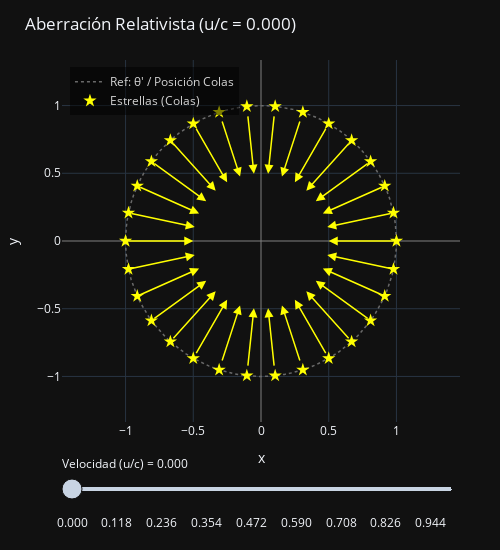

Write notebook code for a chart like this one.
### Code cell
import plotly.graph_objects as go
import numpy as np

# Constantes
N_ARROWS = 30
c = 1.0  # Velocidad de la luz (normalizada a 1)
ARROW_LENGTH = 0.5 # Longitud de la flecha
ARROW_COLOR = "yellow"
STAR_SIZE = 10

# Ángulos θ' (en el sistema en reposo S') distribuidos uniformemente
theta_prime_values = np.linspace(0, 2 * np.pi, N_ARROWS, endpoint=False)

# --- Funciones auxiliares ---
def calculate_gamma(u_val, c_val=1.0):
    beta_sq = (u_val / c_val)**2
    if beta_sq >= 1.0:
        return np.inf
    return 1.0 / np.sqrt(1.0 - beta_sq)

def calculate_aberrated_theta(theta_prime, u_val, gamma_val, c_val=1.0):
    numerator = c_val * np.sin(theta_prime)
    denominator = gamma_val * (c_val * np.cos(theta_prime) + u_val)
    if denominator == 0:
        if numerator == 0:
            return theta_prime
        return np.sign(numerator) * np.pi / 2
    theta_observed = np.arctan2(numerator, denominator)
    return theta_observed

# --- Crear la figura ---
fig = go.Figure()

# 1. Añadir el círculo unitario de referencia (para θ' y colas de flechas)
theta_circle = np.linspace(0, 2 * np.pi, 100)
x_circle = np.cos(theta_circle)
y_circle = np.sin(theta_circle)
fig.add_trace(go.Scatter(
    x=x_circle,
    y=y_circle,
    mode='lines',
    name="Ref: θ' / Posición Colas", # Etiqueta actualizada
    line=dict(color='dimgray', dash='dot', width=1.5)
))

# 2. Añadir una traza para las estrellas en las colas de las flechas
# Esta traza se actualizará dinámicamente.
fig.add_trace(go.Scatter(
    x=[], y=[],
    mode='markers',
    marker=dict(symbol='star', size=STAR_SIZE, color=ARROW_COLOR),
    name='Estrellas (Colas)' # Etiqueta actualizada
))

# 3. Preparar el slider y las actualizaciones
beta_values = np.linspace(0, 0.995, 60)
sliders = [
    dict(
        active=0,
        currentvalue={"prefix": "Velocidad (u/c) = ", "font": {"size": 12}},
        pad={"t": 30, "b":10},
        steps=[]
    )
]

# Calcular datos iniciales (para beta=0) para las estrellas y anotaciones
initial_beta = beta_values[0]
initial_u = initial_beta * c
initial_gamma = calculate_gamma(initial_u, c)
initial_star_x = []
initial_star_y = []
initial_annotations = []

for tp_val in theta_prime_values:
    theta_o = calculate_aberrated_theta(tp_val, initial_u, initial_gamma, c)
    
    # La cola de la flecha (y estrella) está en el círculo unitario
    tail_x_unit = np.cos(theta_o)
    tail_y_unit = np.sin(theta_o)
    
    initial_star_x.append(tail_x_unit)
    initial_star_y.append(tail_y_unit)
    
    # La cabeza de la flecha está a una distancia ARROW_LENGTH de la cola, hacia el origen.
    # El vector unitario desde la cola hacia el origen es (-cos(theta_o), -sin(theta_o))
    # La posición de la cabeza es: (cola) - ARROW_LENGTH * (vector_unitario_desde_cola_a_origen)
    # que es equivalente a: (cola) + ARROW_LENGTH * (vector_unitario_desde_origen_a_cola)
    # o más simple: la cabeza está en (1 - ARROW_LENGTH) * (cos(theta_o), sin(theta_o))
    head_x = (1.0 - ARROW_LENGTH) * tail_x_unit
    head_y = (1.0 - ARROW_LENGTH) * tail_y_unit
    
    initial_annotations.append(
        dict(
            x=head_x, y=head_y,        # Cabeza de la flecha
            ax=tail_x_unit, ay=tail_y_unit, # Cola de la flecha
            xref='x', yref='y',
            axref='x', ayref='y',
            showarrow=True,
            arrowhead=2,
            arrowsize=1.2,
            arrowwidth=1.5,
            arrowcolor=ARROW_COLOR
        )
    )

fig.data[1].x = initial_star_x
fig.data[1].y = initial_star_y

# Generar los pasos del slider
for beta in beta_values:
    u_current = beta * c
    gamma_current = calculate_gamma(u_current, c)
    
    current_arrow_annotations_list = []
    current_star_x_list = []
    current_star_y_list = []

    for tp_val in theta_prime_values:
        theta_o = calculate_aberrated_theta(tp_val, u_current, gamma_current, c)
        
        # Cola de la flecha (y estrella) en el círculo unitario
        tail_x_unit = np.cos(theta_o)
        tail_y_unit = np.sin(theta_o)
        
        current_star_x_list.append(tail_x_unit)
        current_star_y_list.append(tail_y_unit)
        
        # Cabeza de la flecha a una distancia ARROW_LENGTH de la cola, hacia el origen
        head_x = (1.0 - ARROW_LENGTH) * tail_x_unit
        head_y = (1.0 - ARROW_LENGTH) * tail_y_unit
        
        current_arrow_annotations_list.append(
            dict(
                x=head_x, y=head_y,
                ax=tail_x_unit, ay=tail_y_unit,
                xref='x', yref='y',
                axref='x', ayref='y',
                showarrow=True,
                arrowhead=2,
                arrowsize=1.2,
                arrowwidth=1.5,
                arrowcolor=ARROW_COLOR
            )
        )
    
    slider_step = dict(
        method="update",
        args=[
            {"x": [None, current_star_x_list],
             "y": [None, current_star_y_list]},
            {
                "annotations": current_arrow_annotations_list,
                "title": f"Aberración Relativista (u/c = {beta:.3f})"
            }
        ],
        label=f"{beta:.3f}"
    )
    sliders[0]["steps"].append(slider_step)

# 4. Configuración del layout del gráfico
fig.update_layout(
    template="plotly_dark",
    title=f"Aberración Relativista (u/c = {beta_values[0]:.3f})",
    xaxis_title="x",
    yaxis_title="y",
    xaxis=dict(range=[-1.2, 1.2], zeroline=True, zerolinewidth=1, zerolinecolor='gray'), # Rango un poco mayor que 1
    yaxis=dict(range=[-1.2, 1.2], zeroline=True, zerolinewidth=1, zerolinecolor='gray', scaleanchor="x", scaleratio=1),
    width=500,
    height=550,
    sliders=sliders,
    annotations=initial_annotations,
    showlegend=True,
    legend=dict(
        yanchor="top", y=0.98,
        xanchor="left", x=0.02,
        bgcolor="rgba(0,0,0,0.5)",
        bordercolor="gray",
        font=dict(color="lightgray") # Color del texto de la leyenda
    ),
    margin=dict(l=40, r=40, t=60, b=40)
)

# --- Mostrar la figura ---
fig.show()
